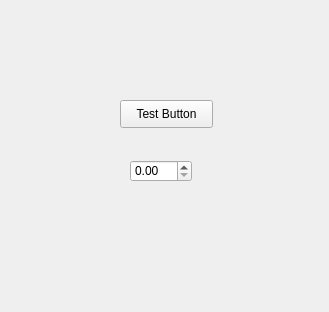
<?xml version="1.0" encoding="UTF-8"?>
<ui version="4.0">
 <class>Form</class>
 <widget class="QWidget" name="Form">
  <property name="geometry">
   <rect>
    <x>0</x>
    <y>0</y>
    <width>329</width>
    <height>312</height>
   </rect>
  </property>
  <property name="windowTitle">
   <string>Form</string>
  </property>
  <widget class="QPushButton" name="testButton">
   <property name="geometry">
    <rect>
     <x>120</x>
     <y>100</y>
     <width>93</width>
     <height>28</height>
    </rect>
   </property>
   <property name="text">
    <string>Test Button</string>
   </property>
  </widget>
  <widget class="QDoubleSpinBox" name="testSpinBox">
   <property name="geometry">
    <rect>
     <x>130</x>
     <y>160</y>
     <width>62</width>
     <height>22</height>
    </rect>
   </property>
  </widget>
 </widget>
 <resources/>
 <connections/>
</ui>
